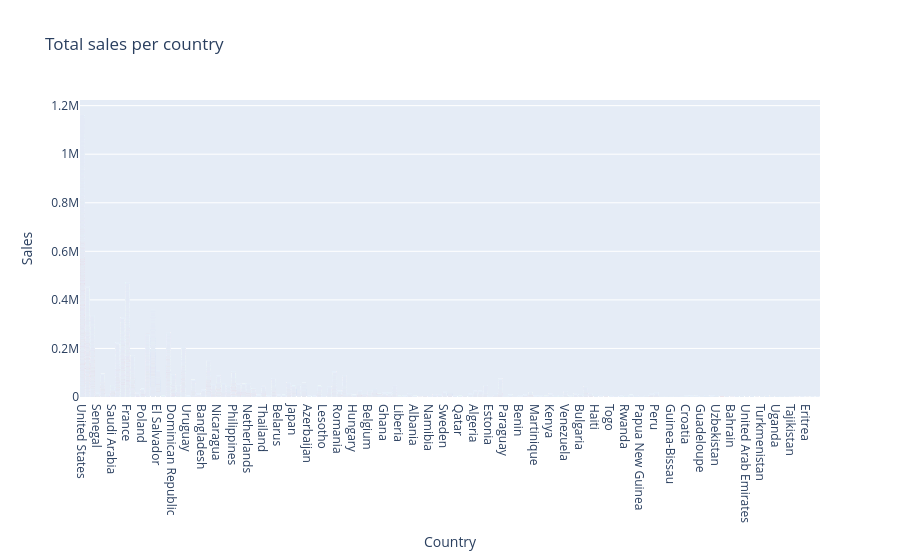

Notebook cell for this chart:
### Code cell
fig = px.bar(sales, x='Country', y='Sales', title='  Total sales per country  ')
fig.update_traces(marker_color='red')

fig.show()

### Figure 1 — Plotly figure (JSON) as saved in the notebook; plotly's stock layout.template omitted (floating-point values rounded to 4 significant figures; data arrays with more than 128 entries replaced by an {"elided": "..."} marker saying what was removed)
{"data": [{"alignmentgroup": "True", "hovertemplate": "Country=%{x}<br>Sales=%{y}<extra></extra>", "legendgroup": "", "marker": {"color": "red", "pattern": {"shape": ""}}, "name": "", "offsetgroup": "", "orientation": "v", "showlegend": false, "textposition": "auto", "type": "bar", "x": {"elided": "51290 str values"}, "xaxis": "x", "y": {"elided": "51290 float values"}, "yaxis": "y"}], "layout": {"autosize": true, "barmode": "relative", "legend": {"tracegroupgap": 0}, "title": {"text": "  Total sales per country  "}, "xaxis": {"anchor": "y", "autorange": true, "domain": [0, 1], "range": [-0.5, 146.5], "title": {"text": "Country"}, "type": "category"}, "yaxis": {"anchor": "x", "autorange": true, "domain": [0, 1], "range": [0, 1223000.0], "title": {"text": "Sales"}, "type": "linear"}}}
